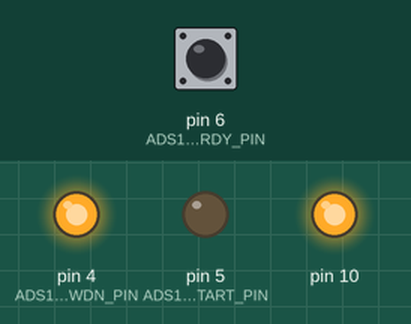
Simulated run of this sketch. Board: Arduino Uno, built with avr-gcc and run on an emulated ATmega328P. On the bench: output pins drawn as LEDs (lit = HIGH). Inputs (shaded band) come from the test bench; at power-on: pin 6 (ADS1292_DRDY_PIN) HIGH. Pins used as bus, display or sensor lines are not drawn; what the sketch prints to the serial monitor is not drawn.

Above: at 0.3 s.
At 2.3 s:
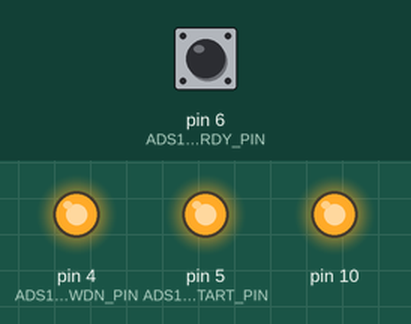
2.4 s: pin 6 (ADS1292_DRDY_PIN) driven LOW
3.9 s: pin 6 (ADS1292_DRDY_PIN) pulsed HIGH 2 times (0.12 s each, 0.3 s apart)
6.0 s: pin 6 (ADS1292_DRDY_PIN) pulsed HIGH 5 times (0.12 s each, 0.3 s apart)
Timing chart, 0 to 9.0 s (numbered marks = the images above; inputs shaded):
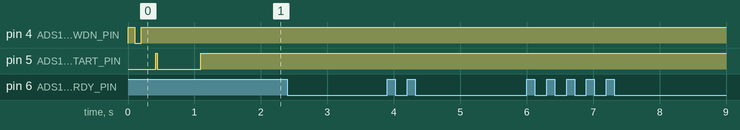

Measured:
- after the input at 2.4 s, every drawn part: stays the same
- after the input at 3.9 s, every drawn part: stays the same
- after the input at 6.0 s, every drawn part: stays the same

The sketch:

ads_1292r_ECGbrainbay.ino
```cpp
#include <ads1292r.h>
#include <SPI.h>

ads1292r ADS1292;
//Packet format
#define	CES_CMDIF_PKT_START_1		0x0A
#define	CES_CMDIF_PKT_START_2		0xFA
#define	CES_CMDIF_TYPE_DATA		0x02
#define	CES_CMDIF_PKT_STOP		0x0B

volatile char DataPacketHeader[5];
volatile char DataPacketFooter[2];
volatile int datalen = 135;
unsigned long time;

volatile byte SPI_RX_Buff[150] ;
volatile static int SPI_RX_Buff_Count = 0;
volatile char *SPI_RX_Buff_Ptr;
volatile int Responsebyte = false;
volatile unsigned int pckt =0 , buff=0,t=0 , j1=0,j2=0;
volatile unsigned long int EEG_Ch1_Data[150],EEG_Ch2_Data[150];
volatile unsigned char datac[150];
unsigned long ueegtemp = 0,Pkt_Counter=0;
signed long seegtemp=0;
volatile int i;

void setup()
{
	// initalize the  data ready and chip select pins:
	pinMode(ADS1292_DRDY_PIN, INPUT);  //6
	pinMode(ADS1292_CS_PIN, OUTPUT);    //7
	pinMode(ADS1292_START_PIN, OUTPUT);  //5
	pinMode(ADS1292_PWDN_PIN, OUTPUT);  //4

	// Serial.begin(9600);  // Baudrate for serial communica
	//initalize ADS1292 slave
	ADS1292.ads1292_Init();
	//ADS1292.ads1292_Reset();

	DataPacketHeader[0] = CES_CMDIF_PKT_START_1;
	DataPacketHeader[1] = CES_CMDIF_PKT_START_2;
	DataPacketHeader[2] = (datalen);
	DataPacketHeader[3] = (datalen >> 8);
	DataPacketHeader[4] = CES_CMDIF_TYPE_DATA;

	DataPacketFooter[0] = 0x00;
	DataPacketFooter[1] = CES_CMDIF_PKT_STOP;
}

void loop()
{
	if((digitalRead(ADS1292_DRDY_PIN)) == LOW)
	{
		SPI_RX_Buff_Ptr = ADS1292.ads1292_Read_Data();
		Responsebyte = true;
		//Serial.print("DRDY low: ");
	}

	if(Responsebyte == true)
	{
		/*Serial.print("start Time: ");
		time = millis();
		//prints time since program started
		Serial.println(time);
		*/
		for(i = 0; i < 9; i++)
		{
			SPI_RX_Buff[SPI_RX_Buff_Count++] = *(SPI_RX_Buff_Ptr + i);
		}
		Responsebyte = false;
	}

	if(SPI_RX_Buff_Count >= 9)
	{
		pckt = 0;	j1=0;		j2=0;
		for(i=3;i<9;i+=9)
		{
			//udi_cdc_putc(SPI_RX_Buff[i]);
			//EEG_Ch1_Data[j1++]=  SPI_RX_Buff[i+0];
			//EEG_Ch1_Data[j1++]= SPI_RX_Buff[i+1];
			//EEG_Ch1_Data[j1++]= SPI_RX_Buff[i+2];


			EEG_Ch2_Data[j2++]= (unsigned char)SPI_RX_Buff[i+3];
			EEG_Ch2_Data[j2++]= (unsigned char)SPI_RX_Buff[i+4];
			EEG_Ch2_Data[j2++]= (unsigned char)SPI_RX_Buff[i+5];

		}
		//seegtemp = -89485;

		for(t=0; t< 1 ; t++)
		{
			buff = 0;
			Pkt_Counter++; //if(Pkt_Counter > 0) Pkt_Counter = 0x00;

			datac[buff++] = 0xA0;  // sync0
			datac[buff++] = 36;   //sync1

			datac[buff++] = (unsigned char)(Pkt_Counter >> 24);
			datac[buff++] = (unsigned char)(Pkt_Counter >> 16);
			datac[buff++] = (unsigned char)(Pkt_Counter >> 8);
			datac[buff++] = (unsigned char)(Pkt_Counter );

			//EEG_Ch1_Data = 1000;
			//Serial.println("Hai");
			/*Serial.print(EEG_Ch2_Data[pckt],HEX);
			Serial.print("  ");
			Serial.print(EEG_Ch2_Data[pckt+1],HEX);
			Serial.print("  ");
			Serial.print(EEG_Ch2_Data[pckt+2],HEX);
			Serial.print("  ");
			*/

			ueegtemp = (unsigned long) ((EEG_Ch2_Data[pckt]<<16)|(EEG_Ch2_Data[pckt+1]<<8)|EEG_Ch2_Data[pckt+2]);
			//Serial.print(ueegtemp,HEX);
			//Serial.print("  ");
			ueegtemp = (unsigned long) (ueegtemp<<8);
			seegtemp = (signed long) (ueegtemp);
			seegtemp = (signed long) (seegtemp>>8);

			//Serial.println(seegtemp,HEX);
			//delay(100);
			//  seegtemp = 1000;

			pckt+= 3;

			datac[buff++] = (unsigned char) (seegtemp);
			datac[buff++] = (unsigned char) (seegtemp>>8);   //>>8
			datac[buff++] = ( unsigned char) (seegtemp >> 16); //>>16
			datac[buff++] = (unsigned char) (seegtemp >>24);

			// Serial.print(seegtemp);

			for(i=0;i<28;i++)  // fill channel 1 buff
			{
				//ueegtemp = (uint16_t) ( (EEG_Ch1_Data[pckt+1]<<8)| EEG_Ch1_Data[pckt]);
				//seegtemp = (int16_t) (ueegtemp);
				//pckt++
				//datac[buff++] = EEG_Ch1_Data[pckt++] ;
				datac[buff++] = 0x00 ;
			}

			datac[buff++] = 0xc0;//(uint8_t)seegtemp ;

			//Serial.println(seegtemp);

			for(i=0; i<39; i++) // transmit the data
			{
				Serial.write(datac[i]);
				//udi_cdc_putc(datac[i]);
				//cpu_delay_us(90, 48000000);
			}
			//	cpu_delay_us(100, 48000000);
		}

		SPI_RX_Buff_Count = 0;
		/*
		Serial.print("Stop Time: ");
		time = millis();
		//prints time since program started
		Serial.println(time);
		*/
	}
}
```

ads1292r.cpp
```cpp
/*
  ADS1292R.h - Library for ADS1292R Shield Arduino Firmwar.
  Created by Protocentral, December 27, 2013.
  Released into the public domain.
*/

#include <Arduino.h>
#include <ads1292r.h>
#include <SPI.h>

char* ads1292r::ads1292_Read_Data()
{

   static char SPI_Dummy_Buff[10];

   digitalWrite(ADS1292_CS_PIN, LOW);

	for (int i = 0; i < 9; ++i)
	{
		SPI_Dummy_Buff[i] = SPI.transfer(CONFIG_SPI_MASTER_DUMMY);

	}

    digitalWrite(ADS1292_CS_PIN, HIGH);

	return SPI_Dummy_Buff;
}

void ads1292r::ads1292_Init()
{
  Serial.begin(57600);

  // start the SPI library:
  SPI.begin();
  SPI.setBitOrder(MSBFIRST);
  //CPOL = 0, CPHA = 1
  SPI.setDataMode(SPI_MODE1);
  // Selecting 1Mhz clock for SPI
  SPI.setClockDivider(SPI_CLOCK_DIV16);

  ads1292_Reset();
  delay(100);
  ads1292_Disable_Start();
  ads1292_Enable_Start();

  ads1292_Hard_Stop();
  ads1292_Start_Data_Conv_Command();
  ads1292_Soft_Stop();
  delay(50);
  ads1292_Stop_Read_Data_Continuous();					// SDATAC command
  delay(300);

  ads1292_Reg_Write(ADS1292_REG_CONFIG1, 0x00); 		//Set sampling rate to 125 SPS
  delay(10);
  ads1292_Reg_Write(ADS1292_REG_CONFIG2, 0b10100000);	//Lead-off comp off, test signal disabled
  delay(10);
  ads1292_Reg_Write(ADS1292_REG_LOFF, 0b00010000);		//Lead-off defaults
  delay(10);
  ads1292_Reg_Write(ADS1292_REG_CH1SET, 0b01000000);	//Ch 1 enabled, gain 6, connected to electrode in
  delay(10);
  ads1292_Reg_Write(ADS1292_REG_CH2SET, 0b01100000);	//Ch 2 enabled, gain 6, connected to electrode in
  delay(10);
  ads1292_Reg_Write(ADS1292_REG_RLDSENS, 0b00101100);	//RLD settings: fmod/16, RLD enabled, RLD inputs from Ch2 only
  delay(10);
  ads1292_Reg_Write(ADS1292_REG_LOFFSENS, 0x00);		//LOFF settings: all disabled
  delay(10);
														//Skip register 8, LOFF Settings default
  ads1292_Reg_Write(ADS1292_REG_RESP1, 0b11110010);		//Respiration: MOD/DEMOD turned only, phase 0
  delay(10);
  ads1292_Reg_Write(ADS1292_REG_RESP2, 0b00000011);		//Respiration: Calib OFF, respiration freq defaults
  delay(10);
  ads1292_Start_Read_Data_Continuous();
  delay(10);
  ads1292_Enable_Start();
}

void ads1292r::ads1292_Reset()
{
  digitalWrite(ADS1292_PWDN_PIN, HIGH);
  delay(100);					// Wait 100 mSec
  digitalWrite(ADS1292_PWDN_PIN, LOW);
  delay(100);
  digitalWrite(ADS1292_PWDN_PIN, HIGH);
  delay(100);
}

void ads1292r::ads1292_Disable_Start()
{
  digitalWrite(ADS1292_START_PIN, LOW);
  delay(20);
}

void ads1292r::ads1292_Enable_Start()
{
  digitalWrite(ADS1292_START_PIN, HIGH);
  delay(20);
}

void ads1292r::ads1292_Hard_Stop (void)
{
  digitalWrite(ADS1292_START_PIN, LOW);
  delay(100);
}


void ads1292r::ads1292_Start_Data_Conv_Command (void)
{
  ads1292_SPI_Command_Data(START);					// Send 0x08 to the ADS1x9x
}

void ads1292r::ads1292_Soft_Stop (void)
{
  ads1292_SPI_Command_Data(STOP);                   // Send 0x0A to the ADS1x9x
}

void ads1292r::ads1292_Start_Read_Data_Continuous (void)
{
  ads1292_SPI_Command_Data(RDATAC);					// Send 0x10 to the ADS1x9x
}

void ads1292r::ads1292_Stop_Read_Data_Continuous (void)
{
  ads1292_SPI_Command_Data(SDATAC);					// Send 0x11 to the ADS1x9x
}

void ads1292r::ads1292_SPI_Command_Data(unsigned char data_in)
{
  byte data[1];
  //data[0] = data_in;
  digitalWrite(ADS1292_CS_PIN, LOW);
  delay(2);
  digitalWrite(ADS1292_CS_PIN, HIGH);
  delay(2);
  digitalWrite(ADS1292_CS_PIN, LOW);
  delay(2);
  SPI.transfer(data_in);
  delay(2);
  digitalWrite(ADS1292_CS_PIN, HIGH);
}

//Sends a write command to SCP1000
void ads1292r::ads1292_Reg_Write (unsigned char READ_WRITE_ADDRESS, unsigned char DATA)
{
  switch (READ_WRITE_ADDRESS)
  {
    case 1:
            DATA = DATA & 0x87;
	    break;
    case 2:
            DATA = DATA & 0xFB;
	    DATA |= 0x80;
	    break;
    case 3:
	    DATA = DATA & 0xFD;
	    DATA |= 0x10;
	    break;
    case 7:
	    DATA = DATA & 0x3F;
	    break;
    case 8:
    	    DATA = DATA & 0x5F;
	    break;
    case 9:
	    DATA |= 0x02;
	    break;
    case 10:
	    DATA = DATA & 0x87;
	    DATA |= 0x01;
	    break;
    case 11:
	    DATA = DATA & 0x0F;
	    break;
    default:
	    break;
  }

  // now combine the register address and the command into one byte:
  byte dataToSend = READ_WRITE_ADDRESS | WREG;

   digitalWrite(ADS1292_CS_PIN, LOW);
   delay(2);
   digitalWrite(ADS1292_CS_PIN, HIGH);
   delay(2);
  // take the chip select low to select the device:
  digitalWrite(ADS1292_CS_PIN, LOW);
  delay(2);
  SPI.transfer(dataToSend); //Send register location
  SPI.transfer(0x00);		//number of register to wr
  SPI.transfer(DATA);		//Send value to record into register

  delay(2);
  // take the chip select high to de-select:
  digitalWrite(ADS1292_CS_PIN, HIGH);
}
```

ads1292r.h
```cpp
/*
  ADS1292R.h - Library for ADS1292R Shield Arduino Firmwar.
  Created by Protocentral, December 27, 2013.
  Released into the public domain.
*/

#ifndef ads1292r_h
#define ads1292r_h

#include "Arduino.h"

#define CONFIG_SPI_MASTER_DUMMY   0xFF

// Register Read Commands
#define  RREG    0x20;		//Read n nnnn registers starting at address r rrrr
                                //first byte 001r rrrr (2xh)(2) - second byte 000n nnnn(2)
#define WREG    0x40;		//Write n nnnn registers starting at address r rrrr
                                //first byte 010r rrrr (2xh)(2) - second byte 000n nnnn(2)

#define START		0x08		//Start/restart (synchronize) conversions
#define STOP		0x0A		//Stop conversion
#define RDATAC      0x10		//Enable Read Data Continuous mode.

//This mode is the default mode at power-up.
#define SDATAC		0x11		//Stop Read Data Continuously mode
#define RDATA		0x12		//Read data by command; supports multiple read back.

//Pin declartion the other you need are controlled by the SPI library
const int ADS1292_DRDY_PIN = 6;
const int ADS1292_CS_PIN = 7;
const int ADS1292_START_PIN = 5;
const int ADS1292_PWDN_PIN = 4;

//register address
#define ADS1292_REG_ID			0x00
#define ADS1292_REG_CONFIG1		0x01
#define ADS1292_REG_CONFIG2		0x02
#define ADS1292_REG_LOFF		0x03
#define ADS1292_REG_CH1SET		0x04
#define ADS1292_REG_CH2SET		0x05
#define ADS1292_REG_RLDSENS		0x06
#define ADS1292_REG_LOFFSENS    0x07
#define ADS1292_REG_LOFFSTAT    0x08
#define ADS1292_REG_RESP1	    0x09
#define ADS1292_REG_RESP2	    0x0A

class ads1292r
{
  public:
    static void ads1292_Init(void);
    static void ads1292_Reset(void);
	static void ads1292_Reg_Write (unsigned char READ_WRITE_ADDRESS, unsigned char DATA);
	static void ads1292_Reg_Read (unsigned char READ_WRITE_ADDRESS);
    static void ads1292_SPI_Command_Data(unsigned char data_in);
    static void ads1292_Disable_Start(void);
    static void ads1292_Enable_Start(void);
    static void ads1292_Hard_Stop (void);
    static void ads1292_Start_Data_Conv_Command (void);
    static void ads1292_Soft_Stop (void);
    static void ads1292_Start_Read_Data_Continuous (void);
    static void ads1292_Stop_Read_Data_Continuous (void);
    static char* ads1292_Read_Data(void);

};

#endif
```
